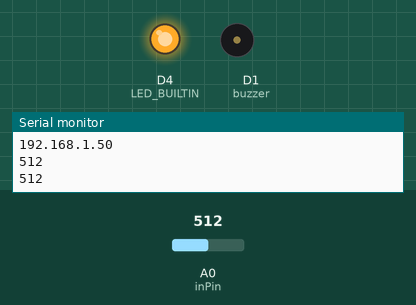
Recording of a sketch running on a simulated ESP8266 (NodeMCU). On the bench: output pins drawn as LEDs (lit = HIGH, except the on-board LED, lit = LOW), buzzer (waves = sounding), the last lines printed to the serial monitor. The test bench sets the inputs (shaded band); at power-on: A0 (inPin) = 512. WiFi joins after 1.5 s; servers stay silent unless stated; no MQTT or app messages arrive unless stated.

Above: at 8.7 s.
8.8 s: A0 (inPin) set to 190
At 11.3 s:
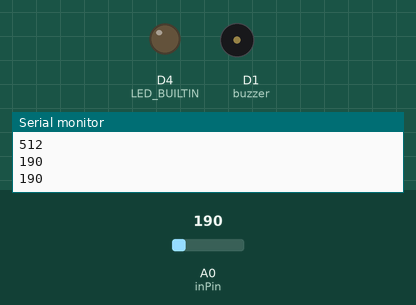
12.0 s: A0 (inPin) set to 208
At 14.8 s:
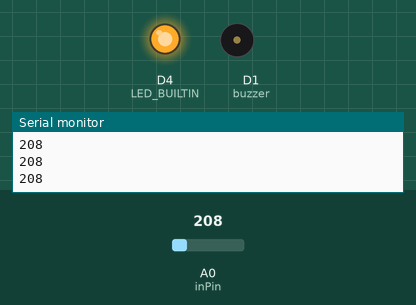
16.0 s: A0 (inPin) set to 122
At 18.0 s:
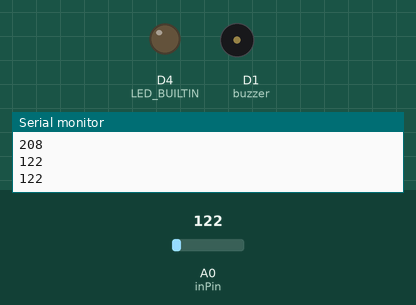
19.0 s: A0 (inPin) set to 210
At 21.5 s:
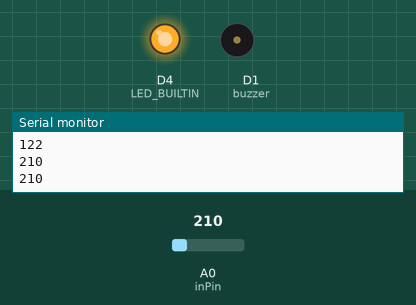
Timing chart, 0 to 70.1 s (numbered marks = the images above; inputs shaded):
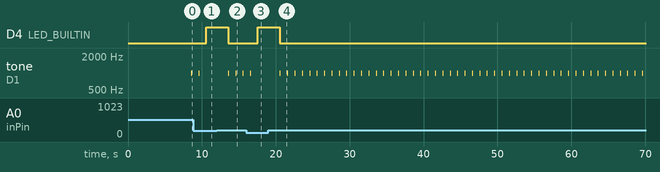

Measured:
- the behaviour switches between 200 and 201 on A0 (inPin) (found by bisection; images 1 and 2)
- after the input at 8.8 s, D4 (LED_BUILTIN): LOW → HIGH after 1.8 s; tone on D1 (buzzer): goes on until 9.6 s, then stays silent
- after the input at 12.0 s, D4 (LED_BUILTIN): HIGH → LOW after 1.6 s; tone on D1 (buzzer): alternates 1000 Hz for 0.05 s and silent for 0.95 s, starting after 1.6 s
- after the input at 16.0 s, D4 (LED_BUILTIN): LOW → HIGH after 1.6 s; tone on D1 (buzzer): goes on until 16.6 s, then stays silent
- after the input at 19.0 s, D4 (LED_BUILTIN): HIGH → LOW after 1.6 s; tone on D1 (buzzer): alternates 1000 Hz for 0.05 s and silent for 0.95 s, starting after 1.6 s

The sketch:

Czuinikwody.ino
```cpp
#include <SPI.h>
#include <Wire.h>
#include <ESP8266WiFi.h>
#include <PubSubClient.h>


const char * ssid =  "NEVERGONNA";
const char * pass =  "GIVEYOUUP";
const char * malinkaIP = "192.168.1.241";


WiFiClient esp;
PubSubClient client(esp);
char message[20];


int ledPin = 13;  // LED connected to digital pin 13
int inPin = A0;    // pushbutton connected to digital pin 7
int val = 0;      // variable to store the read value
String str;
const int buzzer = D1; //buzzer to arduino pin 9


void setup() {
  pinMode(inPin, INPUT);    // sets the digital pin 7 as input
  pinMode(LED_BUILTIN, OUTPUT);
  Serial.begin(9600);
  pinMode(buzzer, OUTPUT); // Set buzzer - pin 9 as an output
  //pinMode (sound, INPUT);
  performWifiConnection();
  delay(3000);
  client.setServer(malinkaIP, 1883);
  performMQTTConnection();
  delay(3000);


}

void loop() {
  val = analogRead(inPin);   // read the input pin

  Serial.println(val);
  delay(1000);

  String(val).toCharArray(message, 20);
  client.publish("waterdetector", message);

  if (val > 200)
  {
    digitalWrite(LED_BUILTIN, LOW);
    tone(buzzer, 1000, 50);
    }
     if (val < 200)
  {
    digitalWrite(LED_BUILTIN, HIGH);
    }


}
void performWifiConnection()
{
  WiFi.begin(ssid, pass);
  Serial.println("WiFi.begin");
  while (WiFi.status() != WL_CONNECTED)
  {
    delay(500);
      Serial.println("WiFi.status");

  }
}

void performMQTTConnection()
{
  while(!client.connected())
  {
      Serial.println("client.connected");

    String clientName = "WODA_Sensor";
    if(client.connect(clientName.c_str()))
    {
        Serial.println("connectet");
                Serial.println(WiFi.localIP());


      client.publish("ohayou", "Ohayou gozaimasu from WODA Sensor");
     }
  }
}
```
